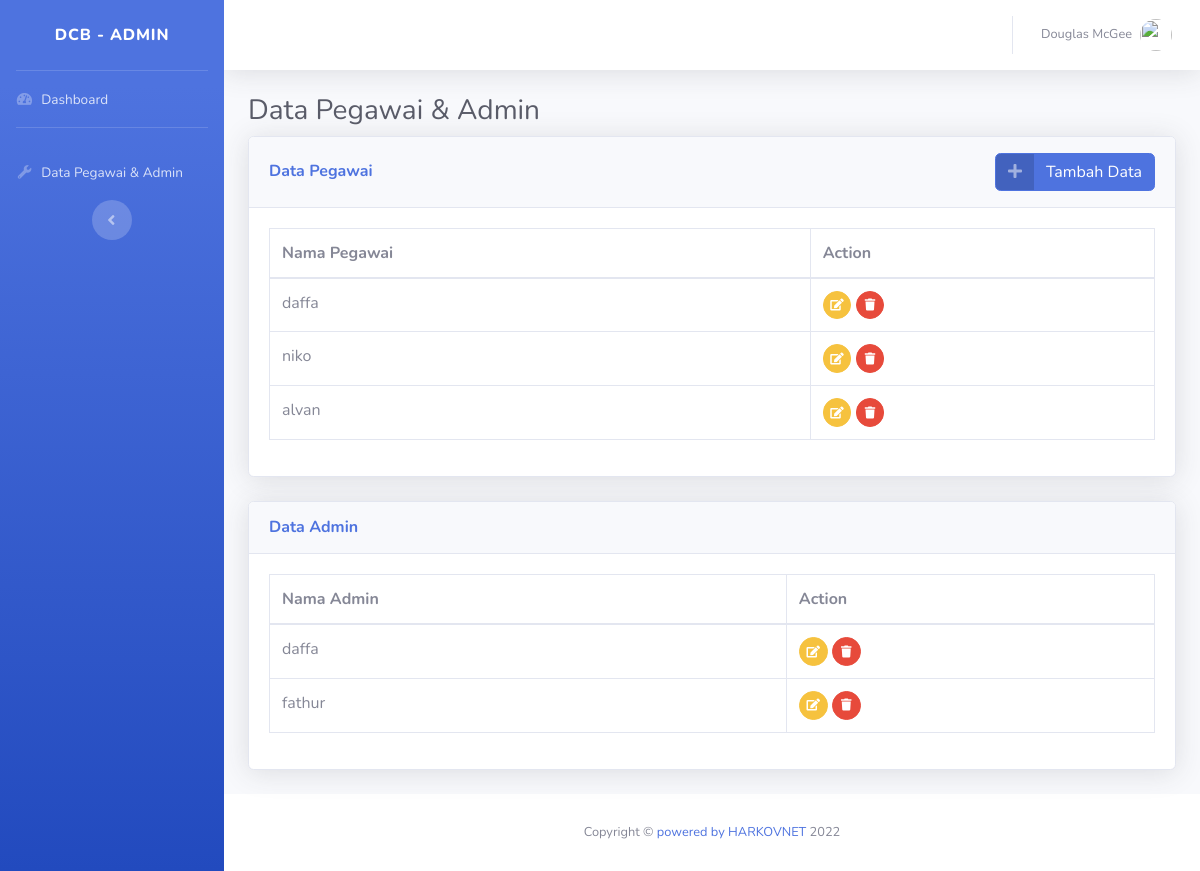
Page /admin/pegawai/index.php on the committed database.
### tables this page shows
CREATE TABLE `userpegawai` (
  `id` int(10) NOT NULL,
  `username` varchar(30) NOT NULL,
  `password` varchar(100) NOT NULL
);

CREATE TABLE `useradmin` (
  `id` int(10) NOT NULL,
  `username` varchar(50) NOT NULL,
  `password` varchar(100) NOT NULL
);

### admin/pegawai/index.php (the view, shortened to what this page needs)
<!DOCTYPE html>
<?php
include '../../database.php';
?>
<html lang="en">
<head>
    <link href="../../assets/vendor/fontawesome-free/css/all.min.css" rel="stylesheet" type="text/css">
    <link href="../../assets/css/sb-admin-2.min.css" rel="stylesheet">
    <link href="../../assets/vendor/datatables/dataTables.bootstrap4.min.css" rel="stylesheet">
</head>
<body id="page-top">
    <div id="wrapper">
        <ul class="navbar-nav bg-gradient-primary sidebar sidebar-dark accordion" id="accordionSidebar">
            <a class="sidebar-brand d-flex align-items-center justify-content-center" href="index.html">
                <div class="sidebar-brand-text mx-3">DCB - ADMIN</div>
            </a>
            <hr class="sidebar-divider my-0">
            <li class="nav-item">
                <a class="nav-link" href="../index.php">
                    <i class="fas fa-fw fa-tachometer-alt"></i>
                    <span>Dashboard</span></a>
            </li>
            <hr class="sidebar-divider">
            <li class="nav-item">
                <a class="nav-link collapsed" href="index.php">
                    <i class="fas fa-fw fa-wrench"></i>
                    <span>Data Pegawai & Admin</span>
                </a>
            </li>
            <div class="text-center d-none d-md-inline">
                <button class="rounded-circle border-0" id="sidebarToggle"></button>
            </div>
        </ul>
        <div id="content-wrapper" class="d-flex flex-column">
            <div id="content">
                <nav class="navbar navbar-expand navbar-light bg-white topbar mb-4 static-top shadow">
                    <ul class="navbar-nav ml-auto">
                        <li class="nav-item dropdown no-arrow">
                            <a class="nav-link dropdown-toggle" href="#" id="userDropdown" role="button" data-toggle="dropdown" aria-haspopup="true" aria-expanded="false">
                                <span class="mr-2 d-none d-lg-inline text-gray-600 small">Douglas McGee</span>
                                <img class="img-profile rounded-circle" src="img/undraw_profile.svg">
                            </a>
                        </li>
                    </ul>
                </nav>
                <div class="container-fluid">
                    <h1 class="h3 mb-2 text-gray-800">Data Pegawai & Admin</h1>
                    <div class="card shadow mb-4">
                        <div class="card-header py-3 d-flex justify-content-between align-items-center">
                            <h6 class="m-0 font-weight-bold text-primary">Data Pegawai</h6>
                            <a href="#" class="btn btn-primary btn-icon-split" data-toggle="modal" data-target="#exampleModal" data-whatever="@mdo">
                                <span class="icon text-white-50">
                                    <i class="fas fa-plus"></i>
                                </span>
                                <span class="text">Tambah Data</span>
                            </a>
                        </div>
                        <div class="card-body">
                            <div class="table-responsive">
                                <table class="table table-bordered" id="dataTable" width="100%" cellspacing="0">
                                    <thead>
                                        <tr>
                                            <th>Nama Pegawai</th>
                                            <th>Action</th>
                                        </tr>
                                    </thead>
                                    <tbody>
                                        <?php
                                        $query = "SELECT * FROM userpegawai";
                                        $result = mysqli_query($db, $query);
                                        while ($row = mysqli_fetch_array($result)) {
                                            ?>
                                            <tr>
                                                <td><?php echo $row['username']; ?></td>
                                                <td>
                                                    <a href="editpegawai.php?id=<?php echo $row['id']; ?>" class="btn btn-warning btn-circle btn-sm">
                                                        <i class="fas fa-edit"></i>
                                                    </a>
                                                    <a href="hapuspegawai.php?id=<?php echo $row['id']; ?>" class="btn btn-danger btn-circle btn-sm">
                                                        <i class="fas fa-trash"></i>
                                                    </a>
                                                </td>
                                            </tr>
                                        <?php } ?>
                                    </tbody>
                                </table>
                            </div>
                        </div>
                    </div>
                </div>
                <div class="container-fluid">
                    <div class="card shadow mb-4">
                        <div class="card-header py-3 d-flex justify-content-between align-items-center">
                            <h6 class="m-0 font-weight-bold text-primary">Data Admin</h6>
                        </div>
                        <div class="card-body">
                            <div class="table-responsive">
                                <table class="table table-bordered" id="dataTable" width="100%" cellspacing="0">
                                    <thead>
                                        <tr>
                                            <th>Nama Admin</th>
                                            <th>Action</th>
                                        </tr>
                                    </thead>
                                    <tbody>
                                        <?php
                                        $query = "SELECT * FROM useradmin";
                                        $result = mysqli_query($db, $query);
                                        while ($row = mysqli_fetch_array($result)) {
                                            ?>
                                            <tr>
                                                <td><?php echo $row['username']; ?></td>
                                                <td>
                                                    <a href="editadmin.php?id=<?php echo $row['id']; ?>" class="btn btn-warning btn-circle btn-sm">
                                                        <i class="fas fa-edit"></i>
                                                    </a>
                                                    <a href="hapusadmin.php?id=<?php echo $row['id']; ?>" class="btn btn-danger btn-circle btn-sm">
                                                        <i class="fas fa-trash"></i>
                                                    </a>
                                                </td>
                                            </tr>
                                        <?php } ?>
                                    </tbody>
                                </table>
                            </div>
                        </div>
                    </div>
                </div>
            </div>
            <footer class="sticky-footer bg-white">
                <div class="container my-auto">
                    <div class="copyright text-center my-auto">
                        <span>Copyright &copy; <a href="http://harkovnet.manhost.my.id">powered by HARKOVNET</a></span>
                    </div>
                </div>
            </footer>
        </div>
    </div>
</body>
</html>

### rows in the picture
userpegawai: username "daffa"
userpegawai: username "niko"
userpegawai: username "alvan"
useradmin: username "daffa"
useradmin: username "fathur"
